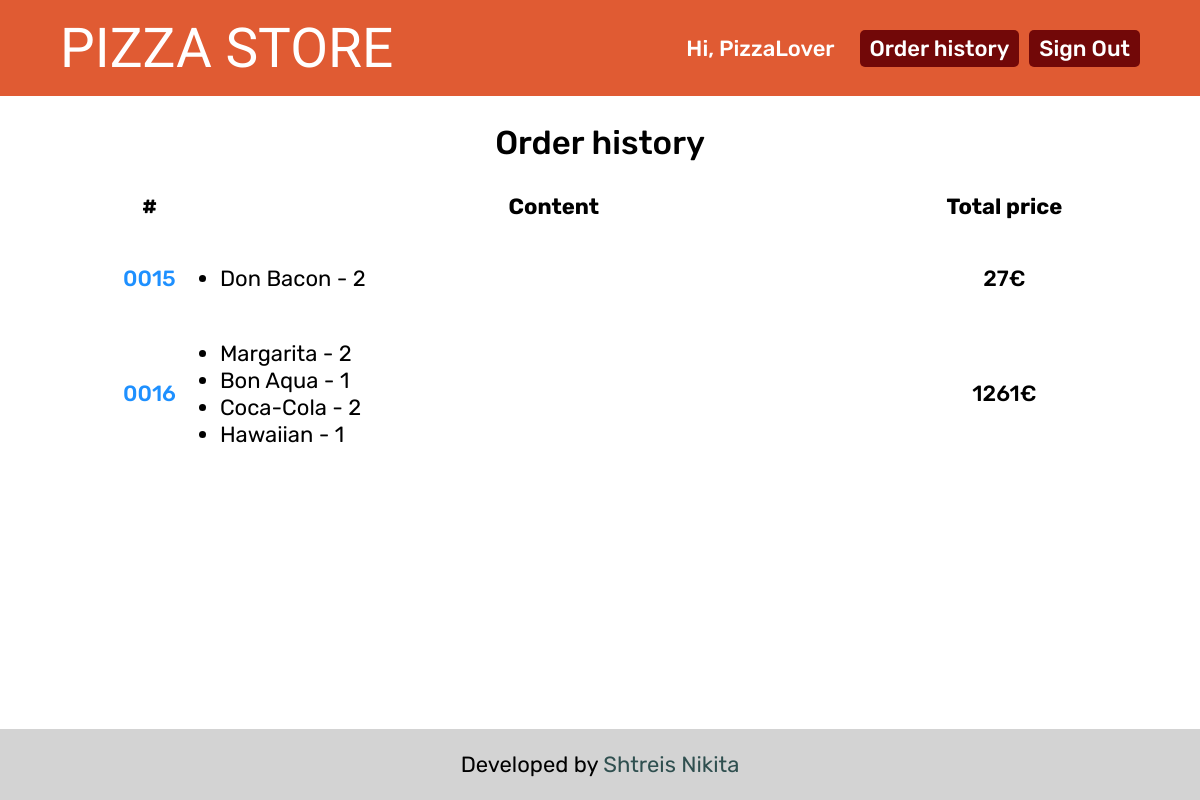
The app's page /orders (signed in) with its own data.
### pizza_store_app/models.py (models this page shows, shortened)
class Order(models.Model):
    customer = models.ForeignKey(Customer, on_delete=models.CASCADE, verbose_name='Покупатель')
    date = models.DateTimeField(verbose_name='Дата', auto_now_add=True)
    address = models.TextField(verbose_name='Адрес доставки', max_length='1024')
    contact_phone = models.CharField(verbose_name='Контактный номер телефона', max_length=20)
    comment = models.TextField(verbose_name='Комментарий', max_length='1024', null=True, blank=True)
    total_price = models.PositiveIntegerField(verbose_name='Итоговая цена в евро')
    class Meta:
        verbose_name = 'заказ'
        verbose_name_plural = 'заказы'

class OrderedItem(models.Model):
    order = models.ForeignKey(Order, on_delete=models.CASCADE, verbose_name='Заказ')
    product = models.ForeignKey(Product, on_delete=models.CASCADE, verbose_name='Продукт')
    quantity = models.PositiveIntegerField(verbose_name='Количество')
    price_per_item = models.PositiveIntegerField(verbose_name='Цена за шт.')
    class Meta:
        verbose_name = 'заказанный продукт'
        verbose_name_plural = 'заказанные продукты'

class Product(models.Model):
    name = models.CharField(verbose_name='Название', max_length=256)
    description = models.TextField(verbose_name='Описание', max_length=512)
    category = models.ForeignKey(Category, on_delete=models.SET_NULL, verbose_name='Категория продукта', null=True,
                                 blank=True)
    image = models.CharField(verbose_name='Файл с изображением', max_length=512)
    price = models.PositiveIntegerField(verbose_name='Цена в евро')
    class Meta:
        verbose_name = 'продукт'
        verbose_name_plural = 'продукты'

### pizza_store_app/views.py (the view)
# urls.py: path('orders', views.order_history, name='order_history'),
@login_required()
def order_history(request):
    order_list = Order.objects.filter(customer=request.user.customer)
    context = {
        'cart_info': get_user_cart_info(request.user),
        'order_list': order_list,
    }
    return render(request, 'pizza_store_app/order_history.html', context)

### pizza_store_app/views.py (called while the page is built)
def get_usd_price(eur_price):
    return round(eur_price / DOLLAR_TO_EURO_RATE, 2)

### pizza_store_app/templates/pizza_store_app/order_history.html
{% extends 'base.html' %}
{% block content %}
    <h2>Order history</h2>
    {% if order_list %}
    <table class="history">
        <colgroup>
            <col class="col_counter">
            <col class="col_product">
        </colgroup>
    <tr>
        <th>#</th>
        <th>Content</th>
        <th>Total price</th>
    </tr>
        {% for order in order_list %}
            <tr>
                <td class="history__counter"><a class="history-link" href="{% url 'pizza_store_app:order_details' order.id %}">{{ order.id | stringformat:"04d" }}</a></td>
                <td>
                    <ul>
                        {% for ordered_item in order.ordereditem_set.all %}
                            <li class="history__product-name">{{ ordered_item.product.name }} - {{ ordered_item.quantity }}</li>
                        {% endfor %}
                    </ul>
                </td>
            <td class="history__price">{{ order.total_price }}€</td>
            </tr>
        {% endfor %}
    </table>
    {% else %}
        <p>Your order history is empty.</p>
        <p>Let's go to <a class="text-link" href="{% url 'pizza_store_app:catalog' %}">products page</a> and order some
            pizza!</p>
    {% endif %}
{% endblock %}

### templates/base.html (shortened to what this page needs)
{% load static %}
<!DOCTYPE html>
<html lang="en">
<head>
    <link rel="stylesheet" href="{% static 'css/style.css' %}">
</head>
<body>
<header class="page-header">
    <div class="page-header__container">
        <h1 class="page-header__title"><a href="{% url 'pizza_store_app:catalog' %}">PIZZA STORE</a></h1>
        <nav class="page-header__nav auth-nav">
            <ul class="auth-nav__list">
                {% if user.username %}
                    <li class="auth-nav__item">
                        <span class="auth-nav__username">Hi, {{ user.first_name }}</span>
                    </li>
                    <li class="auth-nav__item">
                        <a class="auth-nav__link" href="{% url 'pizza_store_app:order_history' %}">Order history</a>
                    </li>
                    <li class="auth-nav__item">
                        <a class="auth-nav__link" href="{% url 'loginsys_app:logout' %}">Sign Out</a>
                    </li>
                {% endif %}
            </ul>
        </nav>
    </div>
</header>
<main class="page-main">
    {% block content %}{% endblock %}
</main>
<footer class="page-footer">
    <p class="page-footer__copyright">Developed by
        <a class="page-footer__link" href="https://github.com/nikotlichnik/pizza-store">
            Shtreis Nikita
        </a>
    </p>
</footer>
</body>
</html>

### static/css/style.css (style rules this page uses)
:root { --orange: #e05b33; --darkorange: #ca4b26; --darkred: #720808; --darkorange-opacity: rgba(202, 75, 38, 0.85); }
html, body { height: 100%; }
body { display: grid; grid-template-areas: 'header' 'content' 'footer'; grid-template-rows: auto 1fr auto; margin: 0; font-family: 'Rubik', sans-serif; font-weight: 500; font-size: 22px; }
a { text-decoration: none; color: inherit; }
.page-header { padding-top: 2vh; padding-bottom: 2vh; display: grid; grid-template-columns: 5vw 1fr 5vw; background-color: var(--orange); }
.page-header > * { grid-column: 2; }
.page-header__container { display: flex; flex-wrap: wrap; justify-content: space-between; align-items: center; }
.page-header__title { margin: 0; padding: 0; font-family: 'Sriracha', cursive; font-size: 2.5em; font-weight: 400; white-space: nowrap; color: white; cursor: pointer; }
.auth-nav__list { display: flex; flex-wrap: wrap; align-items: center; margin: 0; padding: 0; list-style: none; color: white; }
.auth-nav__item { display: flex; align-items: center; }
.auth-nav__link { display: inline-block; padding: 5px 10px; background-color: var(--darkred); border-radius: 5px; }
.auth-nav__link { margin-right: 10px; }
.auth-nav__item:last-child .auth-nav__link { margin-right: 0; }
.auth-nav__username { display: inline-block; margin-right: 25px; max-width: 200px; overflow: hidden; text-overflow: ellipsis; }
.page-main { display: grid; grid-template-columns: 10vw 1fr 10vw; align-content: start; }
.page-main > * { grid-column: 2; }
h2 { text-align: center; font-weight: 500; }
.col_counter { width: 35px; }
.col_product { min-width: 600px; }
.history { margin-bottom: 40px; }
.history th { padding-bottom: 20px; }
.history li { font-weight: 400; }
.history__counter { vertical-align: center; }
.history-link { text-decoration: none; color: dodgerblue; }
.history__product-name { white-space: nowrap; }
.history__price { text-align: center; }
.page-footer { display: flex; flex-direction: column; align-items: center; background-color: lightgray; font-weight: 400; }
.page-footer__link { text-decoration: none; color: darkslategrey; }

### records on screen
Order: id "0015", total_price "27"
OrderedItem: product.name "Don Bacon", quantity "2"
Order: id "0016", total_price "1261"
OrderedItem: product.name "Margarita", quantity "2"
OrderedItem: product.name "Bon Aqua", quantity "1"
OrderedItem: product.name "Coca-Cola", quantity "2"
OrderedItem: product.name "Hawaiian", quantity "1"

### other values on screen
{{ user.first_name }} "PizzaLover"
